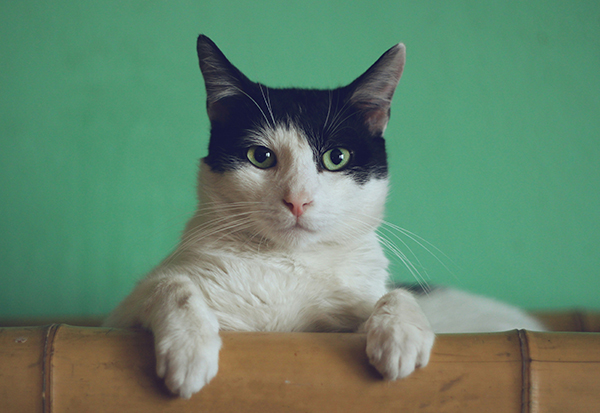
#> input picture OpenCVImageTranslation/Cat1.jpg, 600 x 413 px
$ python cropping.py
#> lines starting #> are read from the running program, lines starting #| are printed output that depends on the picture
import cv2 as cv
import numpy as np

img = cv.imread('Cat1.jpg')
#> img is the input picture: shape (413, 600, 3); mean B, G, R 108.4, 133.2, 99.7

cv.imshow('Cat', img)


#Resizing

resized = cv.resize(img, (300,300),interpolation=cv.INTER_CUBIC)
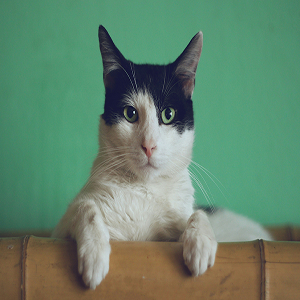
#> resized: shape (300, 300, 3); mean B, G, R 108.4, 133.2, 99.7
cv.imshow('resized',resized)

#Flipping

flip=cv.flip(img, 1)
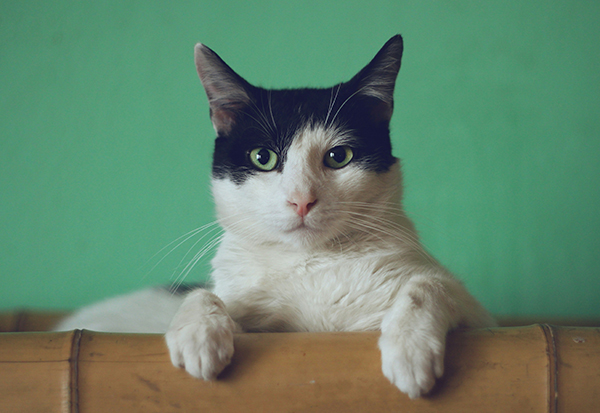
#> flip: shape (413, 600, 3); mean B, G, R 108.4, 133.2, 99.7
cv.imshow('flip',flip)
# 1:horizontal
# 0:vertical
# -1:both vertical and horizontal

#Cropping
cropped=img[50:200,100:600]
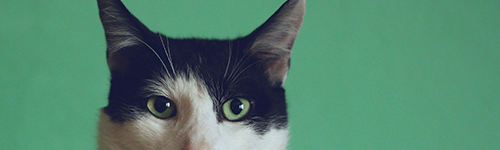
#> cropped: shape (150, 500, 3); mean B, G, R 109.3, 131, 81.6
cv.imshow('Cropped',cropped)

cv.waitKey(0)
